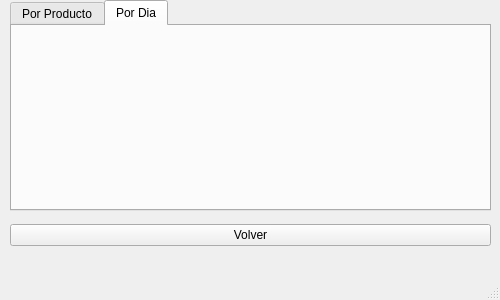
<?xml version="1.0" encoding="UTF-8"?>
<ui version="4.0">
 <class>MainWindow</class>
 <widget class="QMainWindow" name="MainWindow">
  <property name="geometry">
   <rect>
    <x>0</x>
    <y>0</y>
    <width>500</width>
    <height>300</height>
   </rect>
  </property>
  <property name="windowTitle">
   <string>MainWindow</string>
  </property>
  <widget class="QWidget" name="centralwidget">
   <widget class="QTabWidget" name="tabs_estadisticas">
    <property name="geometry">
     <rect>
      <x>10</x>
      <y>0</y>
      <width>481</width>
      <height>211</height>
     </rect>
    </property>
    <property name="currentIndex">
     <number>1</number>
    </property>
    <widget class="QWidget" name="tab_producto">
     <attribute name="title">
      <string>Por Producto</string>
     </attribute>
    </widget>
    <widget class="QWidget" name="tab_dia">
     <attribute name="title">
      <string>Por Dia</string>
     </attribute>
    </widget>
   </widget>
   <widget class="QWidget" name="horizontalLayoutWidget">
    <property name="geometry">
     <rect>
      <x>10</x>
      <y>220</y>
      <width>481</width>
      <height>31</height>
     </rect>
    </property>
    <layout class="QHBoxLayout" name="horizontalLayout">
     <item>
      <widget class="QPushButton" name="boton_volver">
       <property name="text">
        <string>Volver</string>
       </property>
      </widget>
     </item>
    </layout>
   </widget>
  </widget>
  <widget class="QMenuBar" name="menubar">
   <property name="geometry">
    <rect>
     <x>0</x>
     <y>0</y>
     <width>500</width>
     <height>21</height>
    </rect>
   </property>
  </widget>
  <widget class="QStatusBar" name="statusbar"/>
 </widget>
 <resources/>
 <connections/>
</ui>
